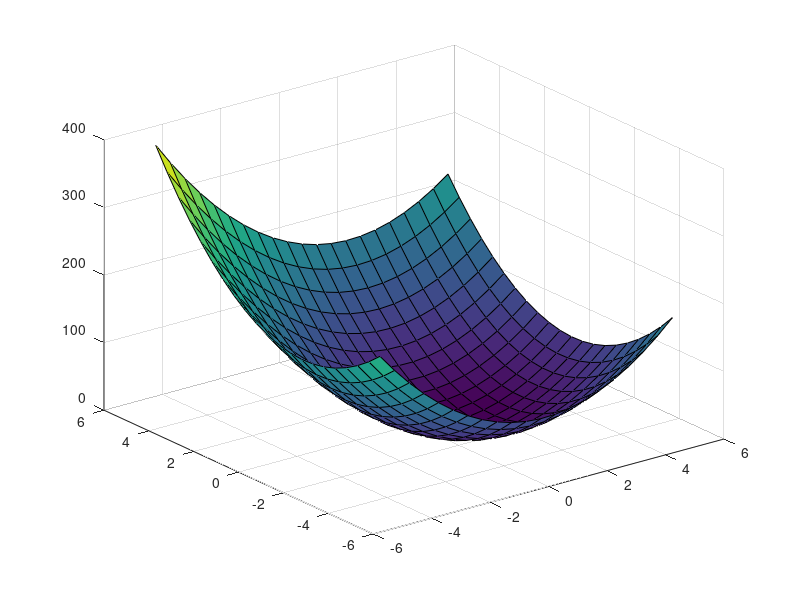

This chart was generated by the following MATLAB code: (Note: this script raises an error after producing the figure.)
% Steepest Descent Method(Gradient Method)
% standard form
H = [10 -1; -1 10];
c = [-11;11];
A = [];
b = [];
Aeq = [];
beq = [];
lb = [];
[x_star,fval_star] = quadprog(H,c,A,b,Aeq,beq,lb);
objval_star = fval_star + 11;


% plotting
clear, clc, close all
x = -5:0.5:5; 
y = -5:0.5:5; 
[X,Y] = meshgrid(x,y);
Z = 5*X.*X+5*Y.*Y-X.*Y-11.*X+11.*Y+11; 
surf(X,Y,Z);

% question 1: first order necessary condition
syms x y 
f = 5*x^2+5*y^2-x*y-11*x+11*y+11;
g = gradient(f, [x, y]);
[x_star,y_star] = solve(g);
fval = subs(f,{x,y},[x_star,y_star]);

% question 2: prove convexity
H = [10 -1; -1 10];
det(H);

% question 3:condition number and covergence ratio
e = eig(H);
A = max(e);
a = min(e);
r = A/a; 
cov1 = ((r-1)/(r+1))^2; 
cov2 = ((A-a)/(A+a))^2; 

% question 4: steepest descent method
H = [10 -1; -1 10];
c = [-11;11];
xk = [0;0];
time = log(10^(-11)/11) / log(0.01)

gk = H*xk - c; 
ak = (gk'*gk)/(gk'*H*gk);
xk1 = xk - ak*gk;
count = 1;

while 0.5*xk1'*H*xk1-xk1'*c > 10^(-11)
    xk = xk1;
    gk = H*xk - c; 
    ak = (gk'*gk)/(gk'*H*gk);
    xk1 = xk - ak*gk;
    count = count+1;
end


Ex = 0.5*(xk-x_star)'*H*(xk-x_star);






